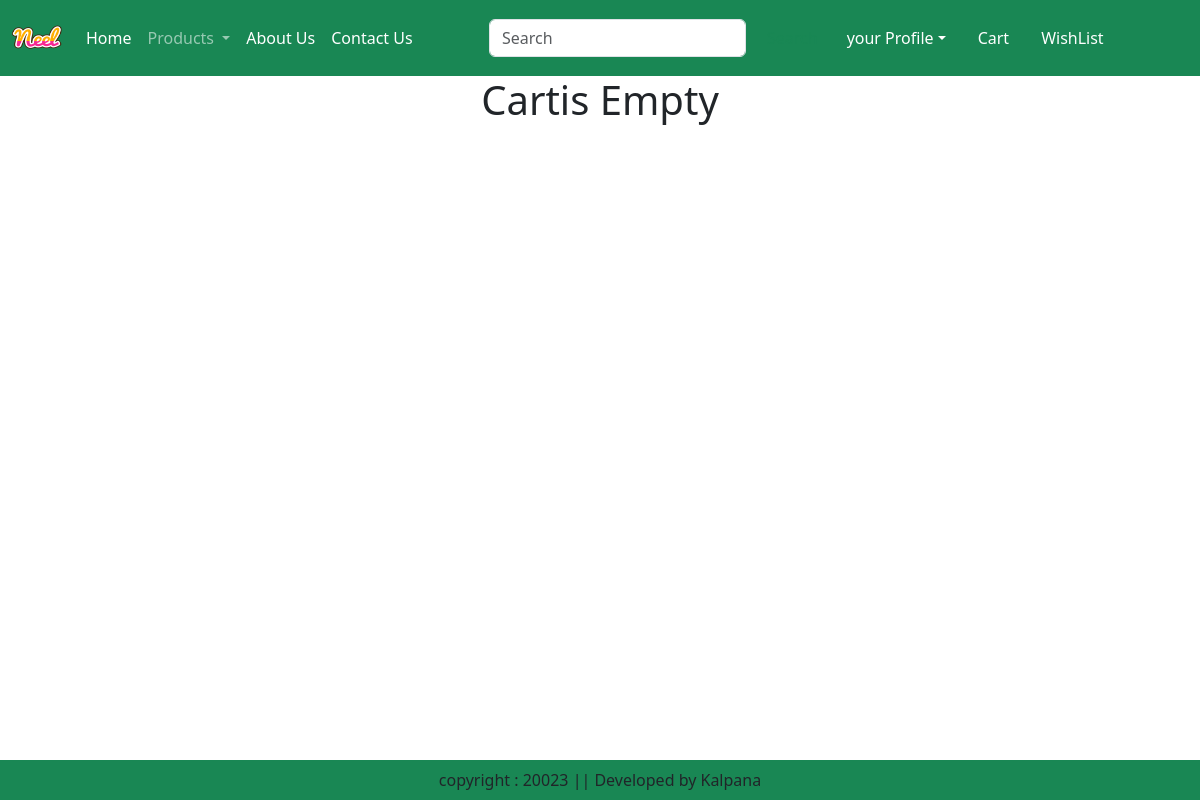
The app's page /show_cart/ (signed in), older data.
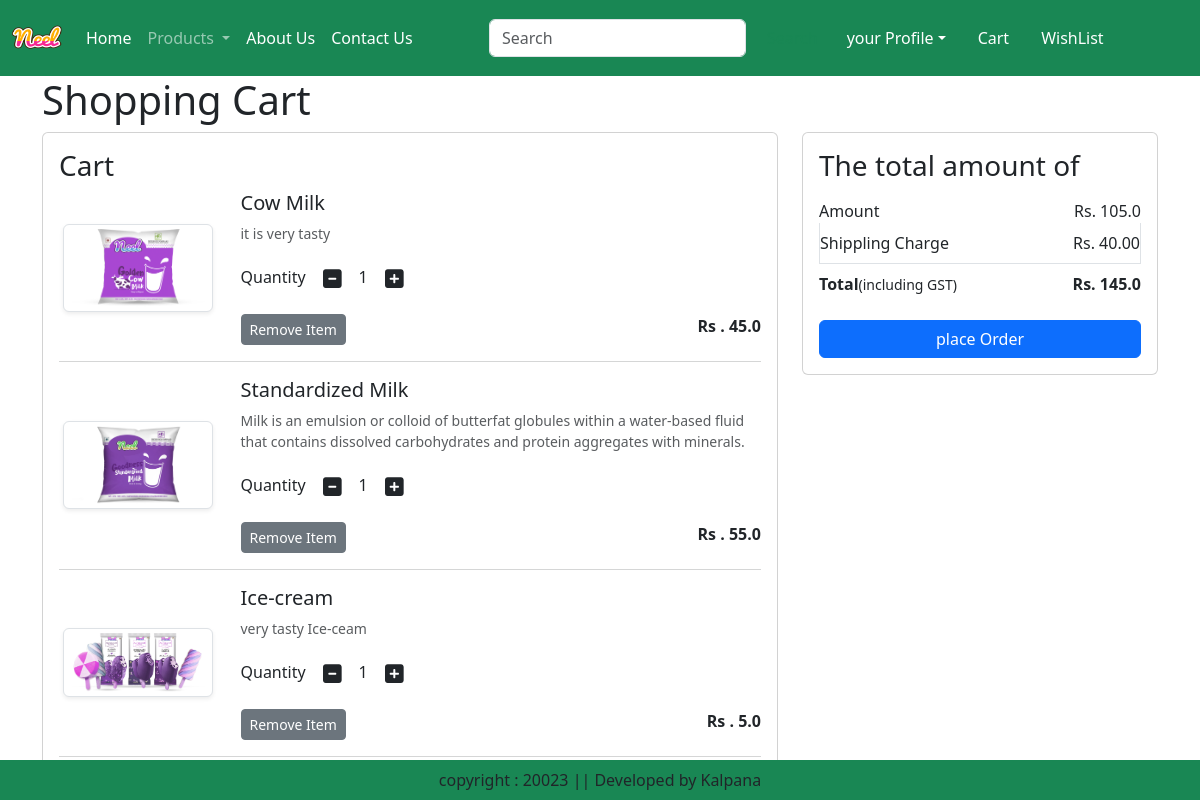
The same page, newer data.
### app/models.py (models this page shows, shortened)
class Cart(models.Model):
    user=models.ForeignKey(CustomUsers,on_delete=models.CASCADE)
    product=models.ForeignKey(Product,on_delete=models.CASCADE)
    quantity=models.PositiveIntegerField(default=1)

class Product(models.Model):
    tittle=models.CharField(max_length=100)
    selling_price = models.FloatField()
    discounted_price= models.FloatField()
    description= models.TextField()
    composition=models.TextField(default='')
    prodapp=models.TextField(default='')
    category = models.CharField(choices=CATEGORY_CHOICES, max_length=2)
    product_image= models.ImageField(upload_to="product")

### app/views.py (the view)
# urls.py: path("show_cart/",views.show_cart,name="show_cart"),
def show_cart(request):
    userName=request.session.get('email')
    user=CustomUsers.objects.get(Email=userName)
    cart=Cart.objects.filter(user=user)
    amount=0
    for p in cart:
        value = p.quantity* p.product.discounted_price
        amount=amount + value
    totalamount = amount + 40
    return render(request, 'app/addToCart.html',{'cart':cart ,'amount':amount,'totalamount':totalamount})

### app/templates/app/addToCart.html (shortened to what this page needs)
{% extends 'app/base.html'%}
{% load static %}
{% block main-content %}
 <div class="container">
    <div class="row">
        {% if cart %}
        <h1>Shopping Cart</h1>
        <div class="col-sm-8">
            <div class="card">
                <div class="card-body">
                    <h3>Cart</h3>
                    {% for item in cart %}
                    <div class="row">
                        <div class="col-sm-3 text-center align-self-center"><img src="{{item.product.product_image.url}}" alt="" class="image-fluid img-thumbnail shadow-sm" height="150" width="150"></div>
                        <div class="col-sm-9">
                            <div>
                                <h5>{{item.product.tittle}}</h5>
                                <p class="mb-2 text-muted small"> {{item.product.description}}</p>
                                <div class="my-3">
                                    <label for="quantity">Quantity</label>
                                    <button  class="minus-cart btn" pid="{{item.product.id}}"><i class="fas fa-minus-square fa-lg"></i></button>
                                    <span id="quantity">{{item.quantity}}</span>
                                    <button class="plus-cart btn" pid="{{item.product.id}}"><i class="fas fa-plus-square fa-lg"></i></button>
                                </div>
                                <div class="d-flex justify-content-between">
                                    <button href="{% url 'removecart' %}" class="remove-cart btn btn-sm btn-secondary mr-3" pid="{{item.product.id}}">Remove Item</button>
                                    <p class="mb-0"><span><strong>Rs . {{item.product.discounted_price}}</strong></span></p>
                                </div>
                            </div>
                        </div>
                    </div>
                    <hr class="text-muted">
                    {% endfor %}
                </div>
            </div>
        </div>
        <div class="col-sm-4">
            <div class="card">
                <div class="card-body">
                    <h3>The total amount of</h3>
                    <ul class="list-group">
                        <li class="list-group-item d-flex justify-content-between align-items-center border-0 px-0 pb-0">Amount<span id="amount">Rs. {{amount}}</span></li>
                        <li class="list-group-item d-flex justify-content-between align-items-center  px-0 ">Shippling Charge<span>Rs. 40.00</span></li>
                        <li class="list-group-item d-flex justify-content-between align-items-center border-0 px-0 mb-3">
                            <div>
                               <strong>Total</strong><small>(including GST)</small>
                            </div>
                            <span id="totalamount"><strong>Rs. {{totalamount}}</strong></span>
                        </li>
                    </ul>
                    <div class="d-grid"><a href="{% url 'checkOut' %}" class="btn btn-primary">place Order</a></div>
                </div>
            </div>
        </div>
        {% else %}
        <h1 class="text-center mb-5">Cartis Empty</h1>
        {% endif %}
    </div>
 </div>
{% endblock main-content %}

### app/templates/app/base.html (shortened to what this page needs)
<!DOCTYPE html>
{% load static %}
<html lang="en">
  <head>
    <link
      href="https://cdn.jsdelivr.net/npm/bootstrap@5.3.2/dist/css/bootstrap.min.css"
      rel="stylesheet"
/>
    <link rel="stylesheet" href="{% static 'app/css/owl.carousel.min.css'%}" />
    <link rel="stylesheet" href="{% static 'app/css/style.css'%}" />
    <link rel="stylesheet" href="{% static 'app/css/all.min.css'%}" />
  </head>
  <body>
    <nav class="navbar navbar-expand-lg bg-success navbar-dark">
      <div class="container-fluid">
        <a class="navbar-brand" href="#"><img src="{% static './app/images/product/Neel.png'%}" alt="" width="50" height="50"></a>
        <div class="collapse navbar-collapse" id="navbarSupportedContent">
          <ul class="navbar-nav me-auto mb-2 mb-lg-0">
            <li class="nav-item">
              <a class="nav-link active" aria-current="page" href="{% url 'home' %}">Home</a>
            </li>
            <li class="nav-item dropdown">
              <a class="nav-link dropdown-toggle" href="#" role="button" data-bs-toggle="dropdown" aria-expanded="false">
                Products
              </a>
            </li>
            <li class="nav-item">
              <a class="nav-link text-white" href="{% url 'about' %}">About Us</a>
            </li>
            <li class="nav-item">
              <a class="nav-link text-white" href="{% url 'contact' %}">Contact Us</a>
            </li>
          </ul>
          <form class="d-flex" role="search">
            <input class="form-control me-2" type="search" placeholder="Search" aria-label="Search">
            <button class="btn btn-outline-success" type="submit">Search</button>
          </form>
          <ul class="navbar-nav me-auto mb-2 mb-lg-0">
            <li class="nav-item dropdown mx-2">
              <a class="nav-link dropdown-toggle text-white" href="#" role="button" data-bs-toggle="dropdown" aria-expanded="false" id="profileDropdown">your Profile</a>
            </li>
            <li class="nav-item dropdown mx-2">
               <a href="{% url 'show_cart' %}" class="nav-link text-white"> Cart</a>
            </li>
            <li class="nav-item dropdown mx-2">
               <a href="#" class="nav-link text-white"> WishList</a>
            </li>
          </ul>
        </div>
      </div>
    </nav>
    {% block main-content%}{% endblock main-content %}
    <footer class=" container-fluid fixed-bottom bg-success text-center p-2 mt-5">
      copyright : 20023 || Developed by Kalpana
    </footer>
  </body>
</html>

Row changes from the older to the newer data that the page shows:
added Cart: product.product_image (picture), product.tittle "Cow Milk", product.description "it is very tasty", quantity "1", product.discounted_price "45.0"
added Cart: product.product_image (picture), product.tittle "Standardized Milk", product.description "Milk is an emulsion or colloid of butterfat globules within a water-based fluid that contains dissolved carbohydrates and protein aggregates with minerals.", quantity "1", product.discounted_price "55.0"
added Cart: product.product_image (picture), product.tittle "Ice-cream", product.description "very tasty Ice-ceam", quantity "1", product.discounted_price "5.0"
Text that changed along with them:
{{ amount }}: (not shown) → "105.0"
{{ totalamount }}: (not shown) → "145.0"
text no longer shown: "Cartis Empty"
text now shown: "Shopping Cart Cart The total amount of Amount Rs. Shippling Charge Rs. 40.00 Total (including GST) Rs. place Order"
